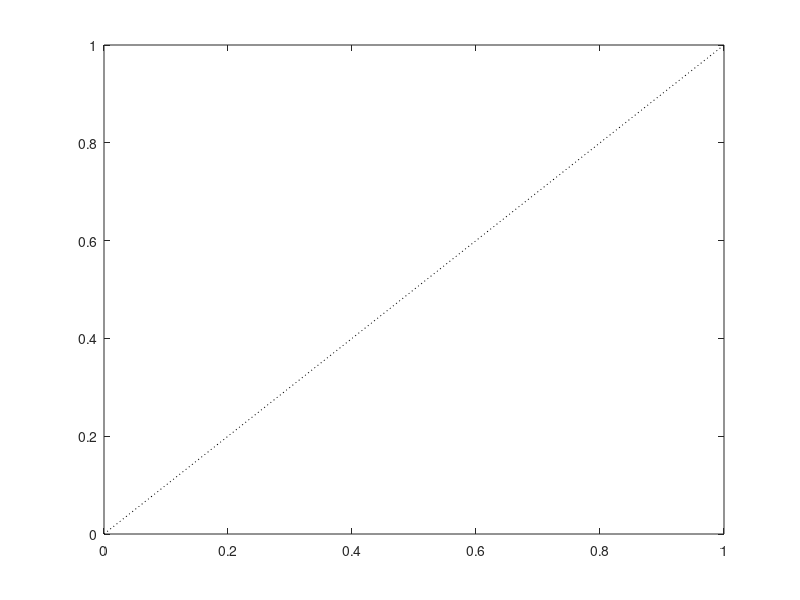

Write MATLAB code to recreate this figure.
function [  ] = UnityLine( varargin )
%UNTITLED Summary of this function goes here
%   Detailed explanation goes here
%%
p = inputParser;
addParameter(p,'linetype',':')
addParameter(p,'linecolor','k')
parse(p,varargin{:})
linetype = p.Results.linetype;
linecolor = p.Results.linecolor;

%%
xrange = get(gca,'xlim');
yrange = get(gca,'ylim');

plot([min([xrange yrange]) max([xrange yrange])],...
    [min([xrange yrange]) max([xrange yrange])],linetype,'color',linecolor)

end

